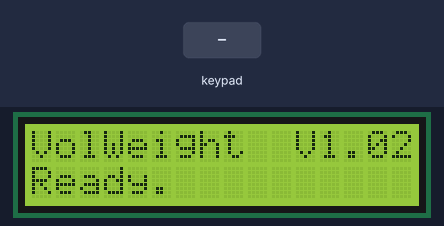
Bench run of a sketch on a simulated Arduino Mega 2560, built with avr-gcc and run on an emulated ATmega2560. Parts: 16×2 character LCD. The test bench sets the inputs (shaded band). WiFi joins after 1.5 s; servers stay silent unless stated; what the sketch prints to the serial monitor is not drawn.

Above: at 2.7 s.
2.8 s: keypad keys 3 4 5 6 pressed 0.4 s apart
At 5.5 s:
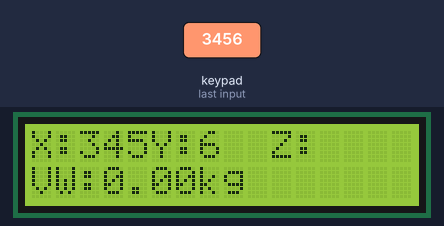
5.9 s: keypad keys 3 4 5 6 # pressed 0.4 s apart
At 8.6 s:
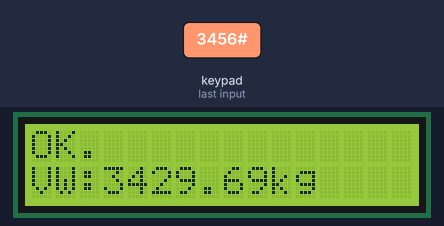
9.4 s: key '0' pressed
At 10.1 s:
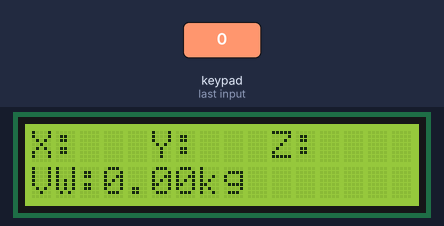
10.9 s: keypad keys 7 8 9 * pressed 0.4 s apart
At 13.6 s:
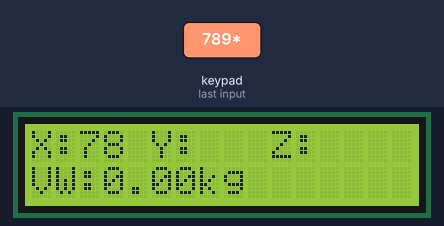
14.0 s: key '1' pressed
At 14.4 s:
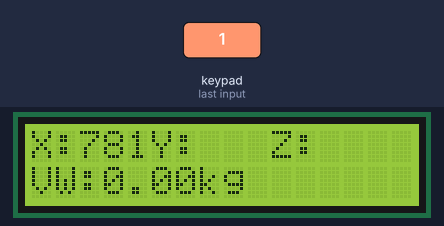
15.5 s: keypad keys 1 3 9 7 # pressed 0.4 s apart
At 18.6 s:
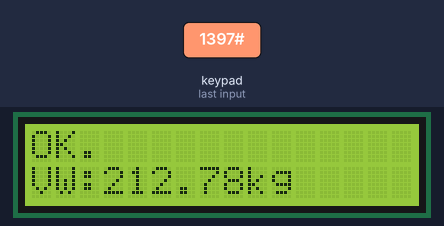
Timing chart, 0 to 20.0 s (numbered marks = the images above; inputs shaded):
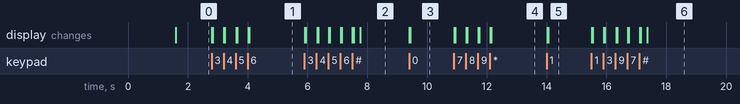

Measured:
- after the input at 2.8 s, the display: first changes at once (image 1 shows a later state)
- after the input at 5.9 s, the display: first changes at once (image 2 shows a later state)
- after the input at 9.4 s, the display: first changes at once (image 3 shows a later state)
- after the input at 10.9 s, the display: first changes at once (image 4 shows a later state)
- after the input at 14.0 s, the display: first changes at once (image 5 shows a later state)
- after the input at 15.5 s, the display: first changes at once (image 6 shows a later state)

The sketch:

volCalc.ino
```cpp
#include "WiFiEsp.h"


#include <Key.h>
#include <Keypad.h>

#include <Wire.h>
#include <LiquidCrystal_I2C.h>


// Emulate Serial1 on pins 10/11 if not present
#ifndef HAVE_HWSERIAL1
#include "SoftwareSerial.h"
SoftwareSerial Serial1(10, 11); // RX, TX
#endif

char ssid[] = "ip7lu";            // your network SSID (name)
char pass[] = "0765571966";        // your network password
int status = WL_IDLE_STATUS;     // the Wifi radio's status
// Declare and initialise global variables/arrays for Thingspeak connection
const char server[] = "thingspeak.com";
const char thingspeakAPIKey[] = "E1FS6HZCX5LV90C2";
long postingInterval = 3000;
float data=0.0;
// Declare global variable for timing
long lastConnectionTime;

// Declare and initialise data variable
long myData = 0;

// Create client object
WiFiEspClient client;

const byte ROWS = 4; // declare the rows of the keypad
const byte COLS = 3; // declare the columns of the keypad
const String VER = "V1.02";
LiquidCrystal_I2C lcd(0x3F,16,2);
String keyin="";

String value[3]="   ";

// Define the Keymap
char keys[ROWS][COLS] =
{
    {'1','2','3'},
    {'4','5','6'},
    {'7','8','9'},
    {'*','0','#'}
};

byte rowPins[ROWS] = {3,4,5,6}; // Connect keypad’s pins to these Arduino pins.
byte colPins[COLS] = {7,8,9};   // Connect keypad’s pins to these Arduino pins.

// Create the KeyPad
Keypad keypad = Keypad( makeKeymap(keys), rowPins, colPins, ROWS, COLS );

void keypadEvent(KeypadEvent eKey)
{
    // When the KeyPad will be pressed, the results will appear on the serial monitor.
    switch (keypad.getState())
    {
    case PRESSED:

        lcd.clear();
        keyin+=eKey;
        if(eKey=='*'){
          if(keyin=="*"){keyin="";}
          keyin=keyin.substring(0,keyin.length()-2);
        }
        if(eKey=='#'){
          keyin=keyin.substring(0,keyin.length()-1);
          for(int i=1; i<=keyin.length()%3;i++)
          {
            keyin+=" ";
          }
        }
        if(keyin.length()>9 && eKey=='0'){
          keyin="";
        }
        delay(10);
          value[0]=keyin.substring(0,3);
        if(keyin.length()>3){
          value[1]=keyin.substring(3,6);
        }else{value[1]="   ";}
        if(keyin.length()>6){
          value[2]=keyin.substring(6,9);
        }else{value[2]="   ";}

        lcd.setCursor(0,0);
        lcd.print("X:"+value[0]);
        lcd.setCursor(5,0);
        lcd.print("Y:"+value[1]);
        lcd.setCursor(10,0);
        lcd.print("Z:"+value[2]);
        lcd.setCursor(0,1);
        lcd.print("VW:"+String(value[0].toFloat() * value[1].toFloat() * value[2].toFloat()/1000000*280)+"kg");
        data=value[0].toFloat() * value[1].toFloat() * value[2].toFloat()/1000000*280;

        Serial.println(data);

        if(keyin.length()>=9 && eKey=='#'){
          lcd.setCursor(0,0);

          sendThingspeak(data);
          lcd.print("OK.                 ");

        }


        Serial.print("Enter: ");
        Serial.println(eKey);
        Serial.println(keyin);

        break;
    }
}


void setup()
{
  Serial.begin(9600);
  keypad.addEventListener(keypadEvent);
  lcd.init();  //initialize the lcd
    lcd.backlight();  //open the backlight
    lcd.setCursor(0,0);
    lcd.print("VolWeight  "+VER);
    lcd.setCursor(0,1);
    Serial1.begin(9600);


  WiFi.init(&Serial1);

  // check for the presence of the shield
  if (WiFi.status() == WL_NO_SHIELD) {
    Serial.println("WiFi shield not present");
    // don't continue
    while (true);
  }

  // attempt to connect to WiFi network
  while ( status != WL_CONNECTED) {
    Serial.print("Attempting to connect to WPA SSID: ");
    Serial.println(ssid);
    // Connect to WPA/WPA2 network
    status = WiFi.begin(ssid, pass);
  }

  Serial.println("You're connected to the network");


  // Print the SSID of the network
  Serial.print("SSID: ");
  Serial.println(WiFi.SSID());

  // Print the IP address
  IPAddress ip = WiFi.localIP();
  Serial.print("IP Address: ");
  Serial.println(ip);

    lcd.print("Ready.");


}

void loop() {


    keypad.getKey();
    delay(20);


}


void sendThingspeak(float value) {
  if (client.connectSSL(server, 443)) {
    Serial.println("Connected to server");
    client.println("GET /update?api_key=" + String(thingspeakAPIKey) +
                   "&field1=" + String(value) + " HTTP/1.1");
    client.println("Host: api.thingspeak.com");
    client.println("Connection: close");
    client.println();
    Serial.print("We have sent to the server : ");
    Serial.println(value);
    Serial.println();
    client.flush();
   client.stop();
  }
}
```
